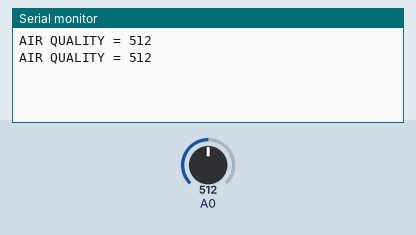
Simulated run of this sketch. Board: Arduino Uno, built with avr-gcc and run on an emulated ATmega328P. Parts: the last lines printed to the serial monitor. The test bench sets the inputs (shaded band); at power-on: A0 = 512.

Above: at 2.8 s.
2.9 s: A0 set to 716
At 4.7 s:
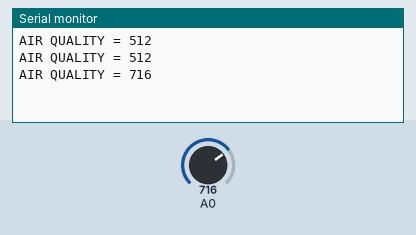
5.6 s: A0 set to 900
At 7.4 s:
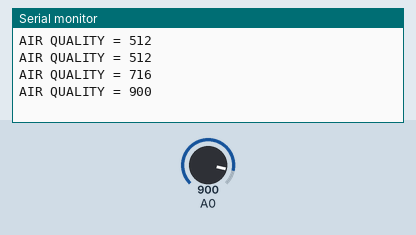
Timing chart, 0 to 8.9 s (numbered marks = the images above; inputs shaded):
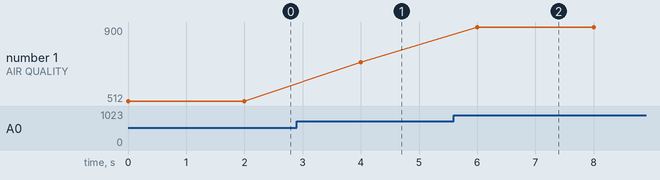

The sketch:

ng_AIR_Quality_with_MQ-135_and_arduino_microcontroller_board.ino
```cpp
void setup(){
  Serial.begin(9600);
  pinMode(A0,INPUT);
}
void loop(){
  int sensorvalue =analogRead(A0);
  Serial.print("AIR QUALITY = ");
  Serial.println(sensorvalue);
  delay(2000);
}
```

Measured:
- after the input at 2.9 s, the serial monitor: prints a new line after 1.1 s (image 1)
- after the input at 5.6 s, the serial monitor: prints a new line after 0.40 s (image 2)
- plotted number 1: 512 → 716 after the input at 2.9 s, 716 → 900 after the input at 5.6 s
